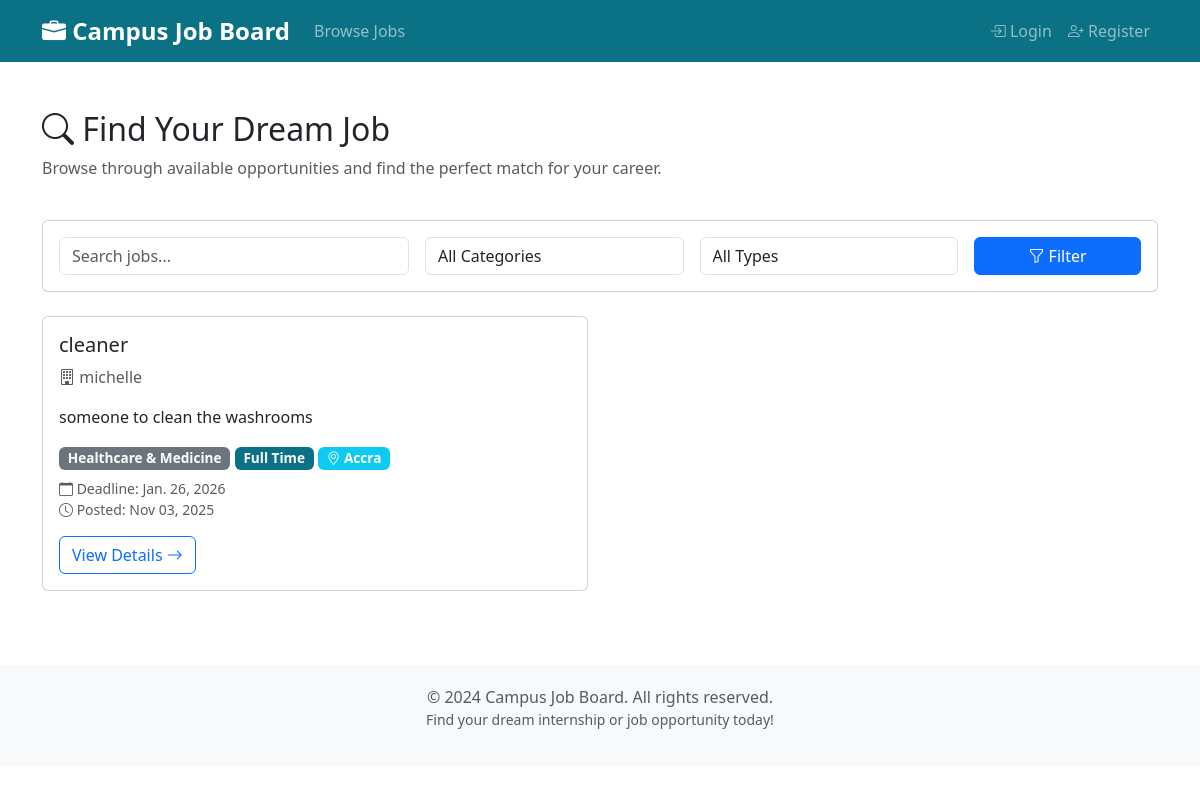
The page / on the database its author committed.
### jobs/models.py (models this page shows, shortened)
class JobPost(models.Model):
    FULL_TIME = 'FT'
    PART_TIME = 'PT'
    INTERNSHIP = 'INT'
    CONTRACT = 'CON'
    JOB_TYPE_CHOICES = [
        (FULL_TIME, 'Full Time'),
        (PART_TIME, 'Part Time'),
        (INTERNSHIP, 'Internship'),
        (CONTRACT, 'Contract'),
    ]
    IT = 'IT'
    MARKETING = 'MKT'
    FINANCE = 'FIN'
    SALES = 'SLS'
    HR = 'HR'
    ENGINEERING = 'ENG'
    EDUCATION = 'EDU'
    HEALTHCARE = 'HLT'
    MEDIA = 'MED'
    LAW = 'LAW'
    CONSTRUCTION = 'CON'
    CUSTOMER_SERVICE = 'CS'
    ARCHITECTURE = 'ARC'
    ACCOUNTING = 'ACC'
    OTHER = 'OTH'
    CATEGORY_CHOICES = [
        (IT, 'IT & Software'),
        (FINANCE, 'Finance & Accounting'),
        (ACCOUNTING, 'Accounting'),
        (MARKETING, 'Marketing & Sales'),
        (SALES, 'Sales'),
        (EDUCATION, 'Education & Training'),
        (ENGINEERING, 'Engineering'),
        (ARCHITECTURE, 'Architecture'),
        (HEALTHCARE, 'Healthcare & Medicine'),
        (MEDIA, 'Media & Design'),
        (HR, 'Human Resources'),
        (LAW, 'Law & Administration'),
        (CONSTRUCTION, 'Construction & Real Estate'),
        (CUSTOMER_SERVICE, 'Customer Service'),
        (OTHER, 'Others'),
    ]
    CURRENCY_CHOICES = [
        ('USD', 'USD - US Dollar'),
        ('GHS', 'GHS - Ghanaian Cedi'),
        ('EUR', 'EUR - Euro'),
        ('GBP', 'GBP - British Pound'),
        ('NGN', 'NGN - Nigerian Naira'),
        ('KES', 'KES - Kenyan Shilling'),
        ('ZAR', 'ZAR - South African Rand'),
        ('CAD', 'CAD - Canadian Dollar'),
        ('AUD', 'AUD - Australian Dollar'),
    ]
    title = models.CharField(max_length=200)
    company = models.ForeignKey(settings.AUTH_USER_MODEL,
                                on_delete=models.CASCADE,
                                limit_choices_to={'is_company': True},
                                related_name='job_posts')
    description = models.TextField(help_text="Detailed job description")
    requirements = models.TextField(
        help_text="Required qualifications and skills")
    location = models.CharField(max_length=200)
    category = models.CharField(max_length=3,
                                choices=CATEGORY_CHOICES,
                                default=IT)
    job_type = models.CharField(max_length=3,
                                choices=JOB_TYPE_CHOICES,
                                default=FULL_TIME)
    date_posted = models.DateTimeField(default=timezone.now)
    deadline = models.DateField(help_text="Application deadline")
    salary = models.DecimalField(max_digits=10,
                                 decimal_places=2,
                                 null=True,
                                 blank=True,
                                 help_text="Salary range (optional)")
    currency = models.CharField(max_length=3,
                                choices=CURRENCY_CHOICES,
                                default='USD',
                                help_text="Currency for salary")
    image = models.ImageField(
        upload_to='job_images/',
        null=True,
        blank=True,
        help_text="Optional image for the job posting")
    is_approved = models.BooleanField(
        default=False, help_text="Whether this job post is approved by admin")
    class Meta:
        ordering = ['-date_posted']
        indexes = [
            models.Index(fields=['-date_posted']),
            models.Index(fields=['category']),
            models.Index(fields=['job_type']),
        ]

### users/models.py (models this page shows, shortened)
class CustomUser(AbstractUser):
    is_company = models.BooleanField(
        default=False,
        help_text="Designates whether this user is a company/employer")

### jobs/views.py (the view)
# urls.py: path('', views.JobListView.as_view(), name='job_list'),
class JobListView(ListView):
    model = JobPost
    template_name = 'jobs/job_list.html'
    context_object_name = 'jobs'
    paginate_by = 10
    def get_queryset(self):
        queryset = JobPost.objects.filter(is_approved=True)
        search_query = self.request.GET.get('search')
        if search_query:
            queryset = queryset.filter(
                Q(title__icontains=search_query)
                | Q(description__icontains=search_query)
                | Q(location__icontains=search_query))
        category = self.request.GET.get('category')
        if category:
            queryset = queryset.filter(category=category)
        job_type = self.request.GET.get('job_type')
        if job_type:
            queryset = queryset.filter(job_type=job_type)
        return queryset.order_by('-date_posted')
    def get_context_data(self, **kwargs):
        context = super().get_context_data(**kwargs)
        context['search_query'] = self.request.GET.get('search', '')
        context['category_filter'] = self.request.GET.get('category', '')
        context['job_type_filter'] = self.request.GET.get('job_type', '')
        context['categories'] = JobPost.CATEGORY_CHOICES
        context['job_types'] = JobPost.JOB_TYPE_CHOICES
        return context

### jobs/templates/jobs/job_list.html (shortened to what this page needs)
{% extends 'base.html' %}
{% block content %}
<div class="row mb-4">
    <div class="col-md-8">
        <h2><i class="bi bi-search"></i> Find Your Dream Job</h2>
        <p class="text-muted">Browse through available opportunities and find the perfect match for your career.</p>
    </div>
    <div class="col-md-4 text-end">
    </div>
</div>
<div class="card mb-4">
    <div class="card-body">
        <form method="get" class="row g-3">
            <div class="col-md-4">
                <input type="text" class="form-control" name="search"
                       placeholder="Search jobs..." value="{{ search_query }}">
            </div>
            <div class="col-md-3">
                <select name="category" class="form-control">
                    <option value="">All Categories</option>
                </select>
            </div>
            <div class="col-md-3">
                <select name="job_type" class="form-control">
                    <option value="">All Types</option>
                </select>
            </div>
            <div class="col-md-2">
                <button type="submit" class="btn btn-primary w-100">
                    <i class="bi bi-funnel"></i> Filter
                </button>
            </div>
        </form>
    </div>
</div>
{% if jobs %}
    <div class="row">
        {% for job in jobs %}
            <div class="col-md-6 mb-4">
                <div class="card job-card h-100">
                    <div class="card-body">
                        <h5 class="card-title">{{ job.title }}</h5>
                        <p class="card-text text-muted">
                            <i class="bi bi-building"></i> {{ job.company.username }}
                        </p>
                        <p class="card-text">
                            {{ job.description|truncatewords:30 }}
                        </p>
                        <div class="mb-2">
                            <span class="badge bg-secondary job-type-badge">{{ job.get_category_display }}</span>
                            <span class="badge bg-primary job-type-badge">{{ job.get_job_type_display }}</span>
                            <span class="badge bg-info job-type-badge">
                                <i class="bi bi-geo-alt"></i> {{ job.location }}
                            </span>
                        </div>
                        <p class="text-muted small mb-3">
                            <i class="bi bi-calendar"></i> Deadline: {{ job.deadline }}
                            <br>
                            <i class="bi bi-clock"></i> Posted: {{ job.date_posted|date:"M d, Y" }}
                        </p>
                        <a href="{% url 'jobs:job_detail' job.pk %}" class="btn btn-outline-primary">
                            View Details <i class="bi bi-arrow-right"></i>
                        </a>
                    </div>
                </div>
            </div>
        {% endfor %}
    </div>
{% else %}
    <div class="alert alert-info">
        <h5><i class="bi bi-info-circle"></i> No Jobs Found</h5>
        <p>Sorry, there are no jobs matching your criteria. Try adjusting your search filters.</p>
    </div>
{% endif %}
{% endblock %}

### templates/base.html (style rules this page uses)
:root { --bs-primary: #0b7285; --bs-primary-rgb: 11,114,133; }
.job-card { transition: transform 0.2s; }
.job-type-badge { font-size: 0.85rem; }

### rows shown on the page
JobPost: title "cleaner", company.username "michelle", description "someone to clean the washrooms", category "Healthcare & Medicine", job_type "Full Time", location "Accra", deadline "Jan. 26, 2026", date_posted "Nov 03, 2025"
